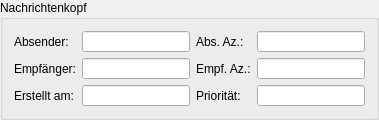
            <widget class="QGroupBox" name="nachrichtenkopf">
             <property name="sizePolicy">
              <sizepolicy hsizetype="Preferred" vsizetype="Preferred">
               <horstretch>1</horstretch>
               <verstretch>1</verstretch>
              </sizepolicy>
             </property>
             <property name="minimumSize">
              <size>
               <width>0</width>
               <height>120</height>
              </size>
             </property>
             <property name="maximumSize">
              <size>
               <width>16777215</width>
               <height>120</height>
              </size>
             </property>
             <property name="baseSize">
              <size>
               <width>0</width>
               <height>120</height>
              </size>
             </property>
             <property name="title">
              <string>Nachrichtenkopf</string>
             </property>
             <layout class="QGridLayout" name="gridLayout_10">
              <item row="0" column="0">
               <layout class="QHBoxLayout" name="horizontalLayout_2">
                <property name="sizeConstraint">
                 <enum>QLayout::SetNoConstraint</enum>
                </property>
                <item>
                 <layout class="QFormLayout" name="formLayout">
                  <item row="1" column="0">
                   <widget class="QLabel" name="absenderLabel">
                    <property name="text">
                     <string>Absender:</string>
                    </property>
                   </widget>
                  </item>
                  <item row="1" column="1">
                   <widget class="QLineEdit" name="absenderText">
                    <property name="contextMenuPolicy">
                     <enum>Qt::DefaultContextMenu</enum>
                    </property>
                    <property name="acceptDrops">
                     <bool>false</bool>
                    </property>
                    <property name="text">
                     <string/>
                    </property>
                    <property name="readOnly">
                     <bool>true</bool>
                    </property>
                    <property name="placeholderText">
                     <string/>
                    </property>
                   </widget>
                  </item>
                  <item row="2" column="0">
                   <widget class="QLabel" name="empfaengerLabel">
                    <property name="text">
                     <string>Empfänger:</string>
                    </property>
                   </widget>
                  </item>
                  <item row="2" column="1">
                   <widget class="QLineEdit" name="empfaengerText">
                    <property name="readOnly">
                     <bool>true</bool>
                    </property>
                   </widget>
                  </item>
                  <item row="3" column="0">
                   <widget class="QLabel" name="erstellungszeitpunktLabel">
                    <property name="text">
                     <string>Erstellt am:</string>
                    </property>
                   </widget>
                  </item>
                  <item row="3" column="1">
                   <widget class="QLineEdit" name="erstellungszeitpunktText">
                    <property name="readOnly">
                     <bool>true</bool>
                    </property>
                   </widget>
                  </item>
                 </layout>
                </item>
                <item>
                 <layout class="QFormLayout" name="formLayout_2">
                  <item row="1" column="0">
                   <widget class="QLabel" name="absAktenzeichenLabel">
                    <property name="toolTip">
                     <string>Absenderaktenzeichen</string>
                    </property>
                    <property name="toolTipDuration">
                     <number>2000</number>
                    </property>
                    <property name="text">
                     <string>Abs. Az.:</string>
                    </property>
                   </widget>
                  </item>
                  <item row="1" column="1">
                   <widget class="QLineEdit" name="absenderAktenzeichenText">
                    <property name="toolTip">
                     <string>Absenderaktenzeichen</string>
                    </property>
                    <property name="toolTipDuration">
                     <number>2000</number>
                    </property>
                    <property name="readOnly">
                     <bool>true</bool>
                    </property>
                   </widget>
                  </item>
                  <item row="2" column="0">
                   <widget class="QLabel" name="empfAktenzeichenLabel">
                    <property name="toolTip">
                     <string>Empfängeraktenzeichen</string>
                    </property>
                    <property name="toolTipDuration">
                     <number>2000</number>
                    </property>
                    <property name="text">
                     <string>Empf. Az.:</string>
                    </property>
                   </widget>
                  </item>
                  <item row="2" column="1">
                   <widget class="QLineEdit" name="empfaengerAktenzeichenText">
                    <property name="toolTip">
                     <string>Empfängeraktenzeichen</string>
                    </property>
                    <property name="toolTipDuration">
                     <number>2000</number>
                    </property>
                    <property name="readOnly">
                     <bool>true</bool>
                    </property>
                   </widget>
                  </item>
                  <item row="3" column="0">
                   <widget class="QLabel" name="sendungsprioritaetLabel">
                    <property name="text">
                     <string>Priorität:</string>
                    </property>
                   </widget>
                  </item>
                  <item row="3" column="1">
                   <widget class="QLineEdit" name="sendungsprioritaetText">
                    <property name="readOnly">
                     <bool>true</bool>
                    </property>
                   </widget>
                  </item>
                 </layout>
                </item>
               </layout>
              </item>
             </layout>
            </widget>
